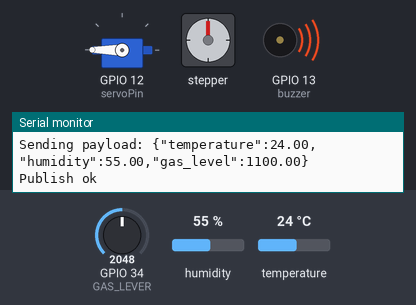
A sketch run on a simulated ESP32. Parts: servo, stepper motor, buzzer (waves = sounding), the last lines printed to the serial monitor. The inputs (shaded band) are chosen by the test bench; at power-on: GPIO 34 (GAS_LEVER) = 2048, humidity 55 %, temperature 24 °C. WiFi joins after 1.5 s; servers stay silent unless stated; no MQTT or app messages arrive unless stated; stepper angles assume 1000 steps per turn.

Above: at 2.7 s.
2.8 s: GPIO 34 (GAS_LEVER) set to 732
At 3.65 s:
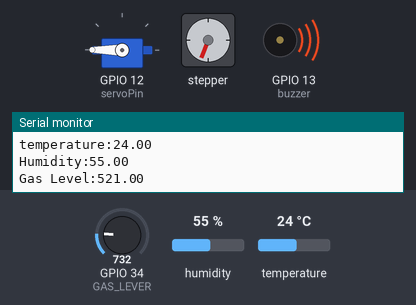
8.0 s: GPIO 34 (GAS_LEVER) set to 638
At 9.3 s:
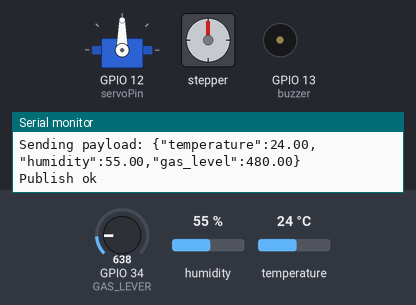
13.5 s: GPIO 34 (GAS_LEVER) set to 1228
At 14.29 s:
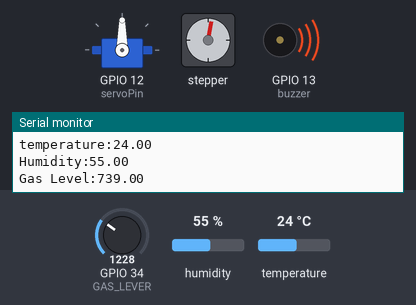
Timing chart, 0 to 22.3 s (numbered marks = the images above; inputs shaded):
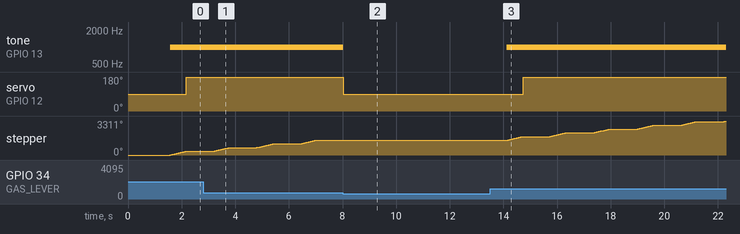

Measured:
- the behaviour switches between 685 and 684 on GPIO 34 (GAS_LEVER) (found by bisection; images 1 and 2)
- after the input at 8.0 s, tone on GPIO 13 (buzzer): 1000 Hz → silent at once; servo on GPIO 12 (servoPin): 180° → 90° at once; stepper: stays 1440° (without the input it goes to 1451° after 0.03 s)
- after the input at 13.5 s, tone on GPIO 13 (buzzer): silent → 1000 Hz after 0.63 s; servo on GPIO 12 (servoPin): 90° → 180° after 1.2 s; stepper: turns 360° clockwise in 0.59 s, repeating every 1.6 s

The sketch:

sketch.ino
```cpp
// Team ID - PNT2022TMID54031


// Including Required Header Files
#include <WiFi.h>
#include <PubSubClient.h>
#include <DHTesp.h>
#include <Stepper.h>
#include <ESP32Servo.h>

/*
 NOTE:
 As Gas Sensor is not available in Wokwi platform.
 Slide Potentiometer is used instead of Gas Sensor, to variably set level of gas leakage.
*/

// Defining Constants
#define DHTPIN 15
#define GAS_LEVER 34  // Slide Potentiometer
#define buzzer 13
#define LED 5
const int servoPin = 12;
Servo valve;
DHTesp dhtsensor;
Stepper stepper(1000, 19,21,22,23);


void callback(char* subscribetopic, byte* payload, unsigned int payloadLength);

#define ORG "sgoqkq"
#define DEVICE_TYPE "Gas_Leakage_Detection_Device"
#define DEVICE_ID "Gas_Leakage_Detection_Device1"
#define TOKEN "123456789"


String data3;
float h, t, g;
int pos=0;
boolean valve_open=true;
//-------- Customise the above values --------
char server[] = ORG ".messaging.internetofthings.ibmcloud.com";
char publishTopic[] = "iot-2/evt/Data/fmt/json";
char subscribetopic[] = "iot-2/cmd/test/fmt/String";
char authMethod[] = "use-token-auth";
char token[] = TOKEN;
char clientId[] = "d:" ORG ":" DEVICE_TYPE ":" DEVICE_ID;


//-----------------------------------------
WiFiClient wifiClient;
PubSubClient client(server, 1883, callback ,wifiClient);
void setup()
{
  Serial.begin(115200);
  dhtsensor.setup(DHTPIN,DHTesp::DHT22);
  stepper.setSpeed(100);
  valve.attach(servoPin);
  pinMode(GAS_LEVER, INPUT);
  pinMode(buzzer,OUTPUT);
  delay(10);
  Serial.println();
  wificonnect();
  mqttconnect();
  valve.write(90);

}

void loop()
{
  TempAndHumidity data=dhtsensor.getTempAndHumidity();
  t=data.temperature;
  h=data.humidity;
  g=map(int(analogRead(GAS_LEVER)), 0, 4095, 200, 2000);
  Serial.print("temperature:");
  Serial.println(t);
  Serial.print("Humidity:");
  Serial.println(h);
  Serial.print("Gas Level:");
  Serial.println(g);

  if(g>500){
    tone(buzzer, 1000);
    stepper.step(1000);
    valve.write(180);
  }
  else{
    valve.write(90);
    noTone(buzzer);
  }
  PublishData(t, h, g);
  delay(1000);
  if (!client.loop()) {
    mqttconnect();
  }
}


/*.....................................retrieving to Cloud...............................*/

void PublishData(float temp, float humid, float gas_level) {
  mqttconnect();
  String payload = "{\"temperature\":";
  payload += temp;
  payload += "," "\"humidity\":";
  payload += humid;
  payload += "," "\"gas_level\":";
  payload += gas_level;
  payload += "}";


  Serial.print("Sending payload: ");
  Serial.println(payload);


  if (client.publish(publishTopic, (char*) payload.c_str())) {
    Serial.println("Publish ok");
  } else {
    Serial.println("Publish failed");
  }

}
void mqttconnect() {
  if (!client.connected()) {
    Serial.print("Reconnecting client to ");
    Serial.println(server);
    while (!!!client.connect(clientId, authMethod, token)) {
      Serial.print(".");
      delay(500);
    }

     initManagedDevice();
     Serial.println();
  }
}
void wificonnect()
{
  Serial.println();
  Serial.print("Connecting to ");

  WiFi.begin("Wokwi-GUEST", "", 6);
  while (WiFi.status() != WL_CONNECTED) {
    delay(500);
    Serial.print(".");
  }
  Serial.println("");
  Serial.println("WiFi connected");
  Serial.println("IP address: ");
  Serial.println(WiFi.localIP());
}

void initManagedDevice() {
  if (client.subscribe(subscribetopic)) {
    Serial.println((subscribetopic));
    Serial.println("subscribe to cmd OK");
  } else {
    Serial.println("subscribe to cmd FAILED");
  }
}

void callback(char* subscribetopic, byte* payload, unsigned int payloadLength)
{

  Serial.print("callback invoked for topic: ");
  Serial.println(subscribetopic);
  for (int i = 0; i < payloadLength; i++) {
    data3 += (char)payload[i];
  }

  Serial.println("data: "+ data3);

  data3="";


}
```
